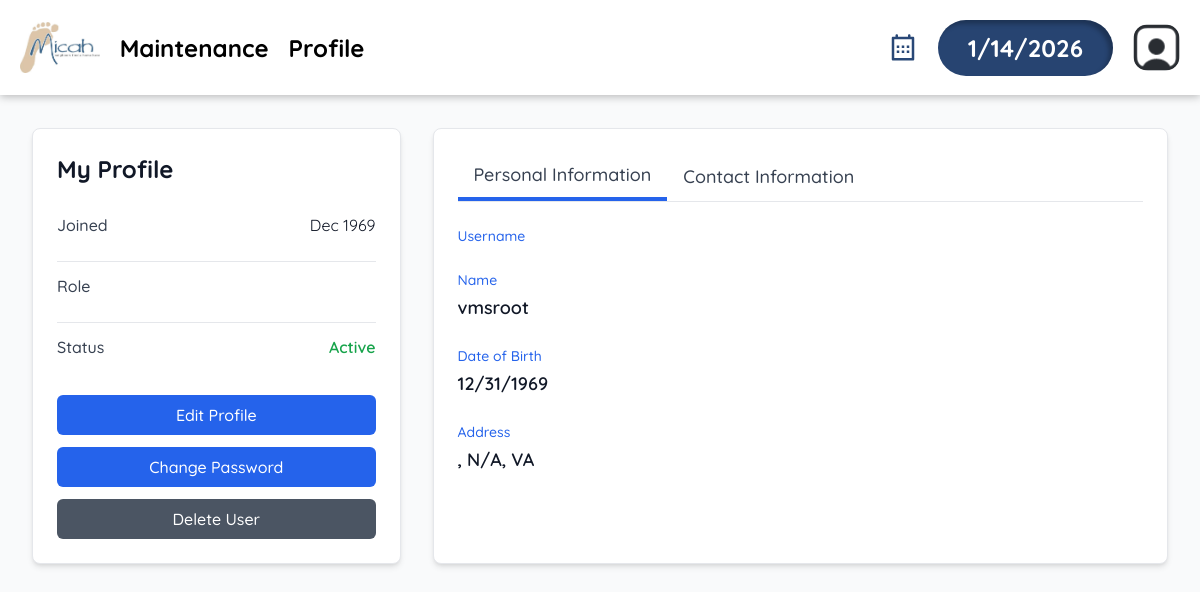
Page /viewProfile.php (signed in) on the committed database.
### tables this page shows
CREATE TABLE `dbpersons` (
  `id` varchar(256) NOT NULL,
  `start_date` text DEFAULT NULL,
  `first_name` text NOT NULL,
  `last_name` text DEFAULT NULL,
  `street_address` text DEFAULT NULL,
  `city` text DEFAULT NULL,
  `state` varchar(2) DEFAULT NULL,
  `zip_code` text DEFAULT NULL,
  `phone1` varchar(12) NOT NULL,
  `phone1type` text DEFAULT NULL,
  `emergency_contact_phone` varchar(12) DEFAULT NULL,
  `emergency_contact_phone_type` text DEFAULT NULL,
  `birthday` text DEFAULT NULL,
  `email` text DEFAULT NULL,
  `emergency_contact_first_name` text NOT NULL,
  `contact_num` varchar(255) DEFAULT 'n/a',
  `emergency_contact_relation` text NOT NULL,
  `contact_method` text DEFAULT NULL,
  `type` text DEFAULT NULL,
  `status` text DEFAULT NULL,
  `notes` text DEFAULT NULL,
  `password` text DEFAULT NULL,
  `skills` text NOT NULL,
  `interests` text NOT NULL,
  `archived` tinyint(1) NOT NULL,
  `emergency_contact_last_name` text NOT NULL,
  `is_new_volunteer` tinyint(1) NOT NULL DEFAULT 1,
  `is_community_service_volunteer` tinyint(1) NOT NULL DEFAULT 0,
  `total_hours_volunteered` decimal(5,2) DEFAULT 0.00,
  `volunteer_of_the_month` tinyint(1) DEFAULT 0,
  `votm_awarded_month` date DEFAULT NULL,
  `training_level` text DEFAULT NULL
);

### database/dbPersons.php (called while the page is built, shortened)
<?php
include_once(dirname(__FILE__).'/../domain/Person.php');
function retrieve_person($id) {
    $con=connect();
    $query = "SELECT * FROM dbpersons WHERE id = '" . $id . "'";
    $result = mysqli_query($con,$query);
    $result_row = mysqli_fetch_assoc($result);
    $thePerson = make_a_person($result_row);
    return $thePerson;
}
function make_a_person($result_row) {
    $thePerson = new Person(
        $result_row['id'],
        $result_row['password'],
        $result_row['start_date'],
        $result_row['first_name'],
        $result_row['last_name'],
        $result_row['birthday'],
        $result_row['street_address'],
        $result_row['city'],
        $result_row['state'],
        $result_row['zip_code'],
        $result_row['phone1'],
        $result_row['phone1type'],
        $result_row['email'],
        $result_row['emergency_contact_first_name'],
        $result_row['emergency_contact_last_name'],
        $result_row['emergency_contact_phone'],
        $result_row['emergency_contact_phone_type'],
        $result_row['emergency_contact_relation'],
        $result_row['type'],
        $result_row['status'],
        $result_row['archived'],
        $result_row['skills'],
        $result_row['interests'],
        $result_row['training_level'],
	    $result_row['is_community_service_volunteer'],
	    $result_row['is_new_volunteer'],
	    $result_row['total_hours_volunteered']
    );
    return $thePerson;
}

### domain/Person.php (called while the page is built, shortened)
<?php
class Person {
	private $start_date;
	private $first_name;
	private $last_name;
	private $birthday;
	private $street_address;
	private $city;
	private $state;
	private $zip_code;
	private $archived;
	function __construct(
        $id, $password, $start_date, $first_name, $last_name, $birthday, $street_address, $city,
    	$state, $zip_code, $phone1, $phone1type, $email, $emergency_contact_first_name,
    	$emergency_contact_last_name, $emergency_contact_phone, $emergency_contact_phone_type,
    	$emergency_contact_relation, $type, $status, $archived,
    	$skills, $interests, $training_level,
   	 	$is_community_service_volunteer,
    	$is_new_volunteer = 1,
    	$total_hours_volunteered = 0.00
    ) {
        $this->start_date = $start_date;
        $this->first_name = $first_name;
        $this->last_name = $last_name;
        $this->birthday = $birthday;
        $this->street_address = $street_address;
        $this->city = $city;
        $this->state = $state;
        $this->zip_code = $zip_code;
        $this->archived = $archived;
    }
	function get_start_date() {
		return $this->start_date;
	}
	function get_first_name() {
		return $this->first_name;
	}
	function get_last_name() {
		return $this->last_name;
	}
	function get_birthday() {
		return $this->birthday;
	}
	function get_street_address() {
		return $this->street_address;
	}
	function get_city() {
		return $this->city;
	}
	function get_state() {
		return $this->state;
	}
	function get_zip_code() {
		return $this->zip_code;
	}
	function get_archived() {
		return $this->archived;
	}
}

### viewProfile.php (the view, shortened to what this page needs)
<?php
    $accessLevel = 0;
    $userID = null;
    $isAdmin = false;
    if (isset($_SESSION['_id'])) {
        $accessLevel = $_SESSION['access_level'];
        $isAdmin = $accessLevel >= 2;
        $userID = $_SESSION['_id'];
    } else {
        header('Location: login.php');
        die();
    }
    if ($isAdmin && isset($_GET['id'])) {
        require_once('include/input-validation.php');
        $args = sanitize($_GET);
        $id = strtolower($args['id']);
    } else {
        $id = $userID;
    }
    require_once('database/dbPersons.php');
   $user = retrieve_person($id);
    $viewingOwnProfile = $id == $userID;
?>
<!DOCTYPE html>
<html lang="en">
<head>
    <script src="https://cdn.tailwindcss.com"></script>
    <?php
        require_once('header.php');
    ?>
</head>
<body class="bg-gray-50 font-quicksand">
    <div class="min-h-screen py-8 px-4 sm:px-6 lg:px-8">
        <div class="max-w-6xl mx-auto flex flex-col lg:flex-row gap-8">
            <div class="w-full lg:w-1/3 bg-white rounded-lg shadow-md border border-gray-200 p-6">
                <div class="mb-6">
                    <div class="flex justify-between items-center mb-4">
                        <?php if ($viewingOwnProfile): ?>
                            <h2 class="text-2xl font-bold text-gray-900">My Profile</h2>
                        <?php else: ?>
                            <h2 class="text-2xl font-bold text-gray-900">Viewing <?php echo htmlspecialchars($user->get_first_name() . ' ' . $user->get_last_name()) ?></h2>
                        <?php endif ?>
                    </div>
                    <div class="space-y-3 divide-y divide-gray-200">
                        <div class="flex justify-between py-3">
                            <span class="font-medium text-gray-700">Joined</span>
                            <span class="text-gray-900"><?php echo date('M Y', strtotime($user->get_start_date())) ?></span>
                        </div>
                        <div class="flex justify-between py-3">
                            <span class="font-medium text-gray-700">Role</span>
                        </div>
                        <div class="flex justify-between py-3">
                            <span class="font-medium text-gray-700">Status</span>
                            <span class="<?php echo $user->get_archived() ? 'text-red-600' : 'text-green-600' ?> font-semibold">
                                <?php echo $user->get_archived() ? 'Archived' : 'Active' ?>
                            </span>
                        </div>
                    </div>
                </div>
                <div class="space-y-3">
                    <button onclick="window.location.href='editProfile.php<?php if ($id != $userID) echo '?id=' . $id ?>';"
                            class="w-full px-4 py-2 bg-blue-600 text-white rounded-md hover:bg-blue-700 transition-colors duration-200 font-medium">
                        Edit Profile
                    </button>
                    <?php if ($id != $userID): ?>
                        <?php if (($accessLevel == 2 && $user->get_access_level() == 1) || $accessLevel >= 3): ?>
                            <button onclick="window.location.href='managePassword.php?user_id=<?php echo htmlspecialchars($id) ?>';"
                                    class="w-full px-4 py-2 bg-blue-600 text-white rounded-md hover:bg-blue-700 transition-colors duration-200 font-medium">
                                Change Password
                            </button>
                            <button onclick="window.location.href='deletePerson.php<?php if ($id != $userID) echo '?id=' . $id ?>';"
                                    class="w-full px-4 py-2 bg-gray-600 text-white rounded-md hover:bg-gray-700 transition-colors duration-200 font-medium">
                                Delete User
                            </button>
                        <?php endif ?>
                    <?php else: ?>
                        <button onclick="window.location.href='managePassword.php';"
                                class="w-full px-4 py-2 bg-blue-600 text-white rounded-md hover:bg-blue-700 transition-colors duration-200 font-medium">
                            Change Password
                        </button>
                        <button onclick="window.location.href='deletePerson.php';"
                                class="w-full px-4 py-2 bg-gray-600 text-white rounded-md hover:bg-gray-700 transition-colors duration-200 font-medium">
                            Delete User
                        </button>
                    <?php endif ?>
                </div>
    </div>
            <div class="w-full lg:w-2/3 bg-white rounded-lg shadow-md border border-gray-200 p-6">
                <div class="flex border-b border-gray-200 mb-6">
                    <button class="tab-button px-4 py-2 text-lg font-medium text-gray-700 border-b-4 border-blue-600" data-tab="personal" onclick="showSection('personal')">Personal Information</button>
                    <button class="tab-button px-4 py-2 text-lg font-medium text-gray-700 hover:border-b-2 hover:border-blue-400" data-tab="contact" onclick="showSection('contact')">Contact Information</button>
                </div>
                <div id="personal" class="profile-section space-y-6">
                    <div>
                        <span class="block text-sm font-medium text-blue-600 mb-1">Username</span>
                    </div>
                    <div>
                        <span class="block text-sm font-medium text-blue-600 mb-1">Name</span>
                        <p class="text-gray-900 font-semibold text-lg"><?php echo htmlspecialchars($user->get_first_name() . ' ' . $user->get_last_name()) ?></p>
                    </div>
                    <div>
                        <span class="block text-sm font-medium text-blue-600 mb-1">Date of Birth</span>
                        <p class="text-gray-900 font-semibold text-lg"><?php echo date('m/d/Y', strtotime($user->get_birthday())) ?></p>
                    </div>
                    <div>
                        <span class="block text-sm font-medium text-blue-600 mb-1">Address</span>
                        <p class="text-gray-900 font-semibold text-lg"><?php echo htmlspecialchars($user->get_street_address() . ', ' . $user->get_city() . ', ' . $user->get_state() . ' ' . $user->get_zip_code()) ?></p>
                    </div>
                </div>
            </div>
        </div>
    </div>
</body>
</html>

### rows in the picture
dbpersons: status "Dec 1969", $user->get_first_name() . ' ' . $user->get_last_name() "vmsroot", birthday "12/31/1969", emergency_contact_phone+city+state ", N/A, VA"
